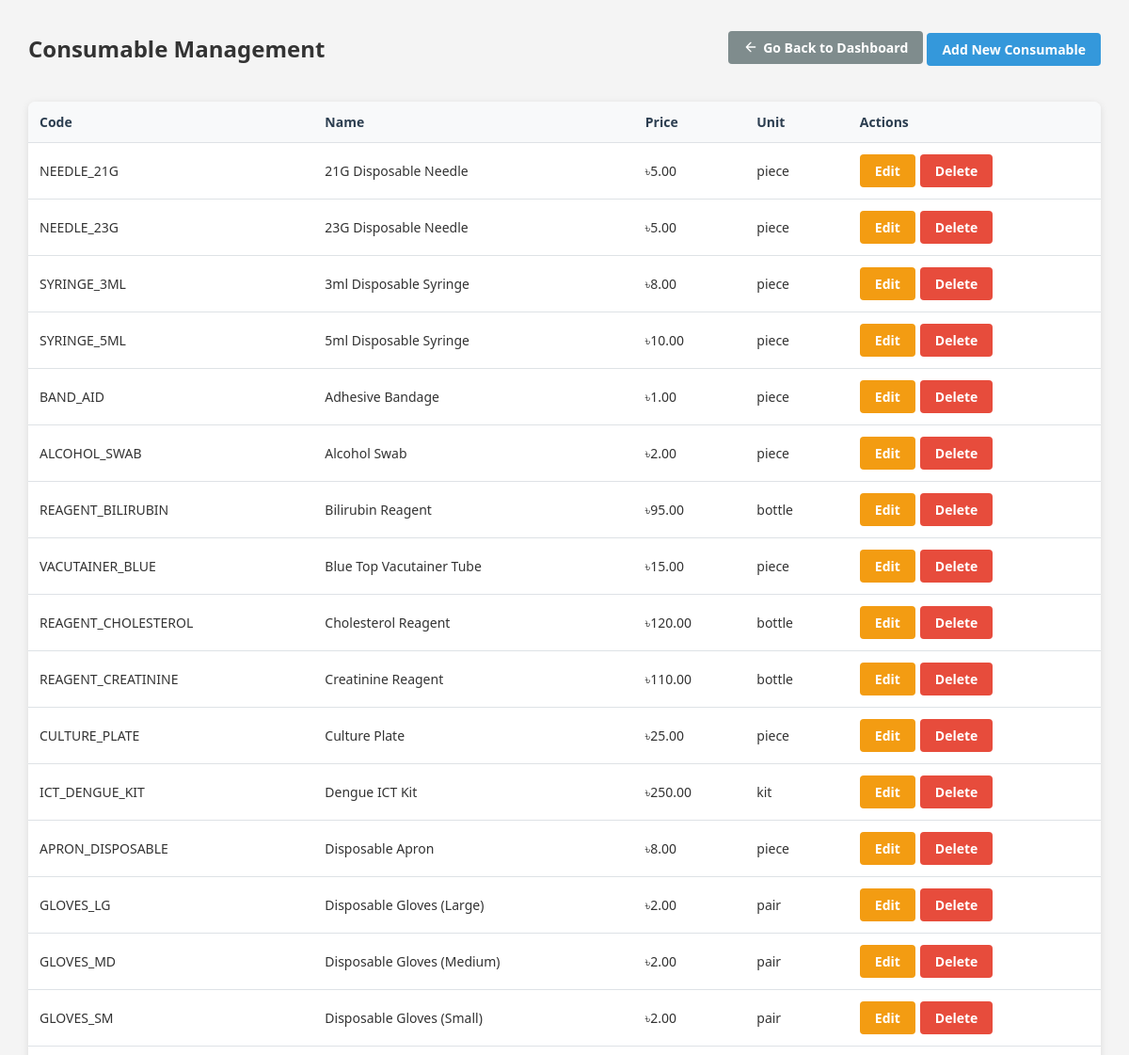
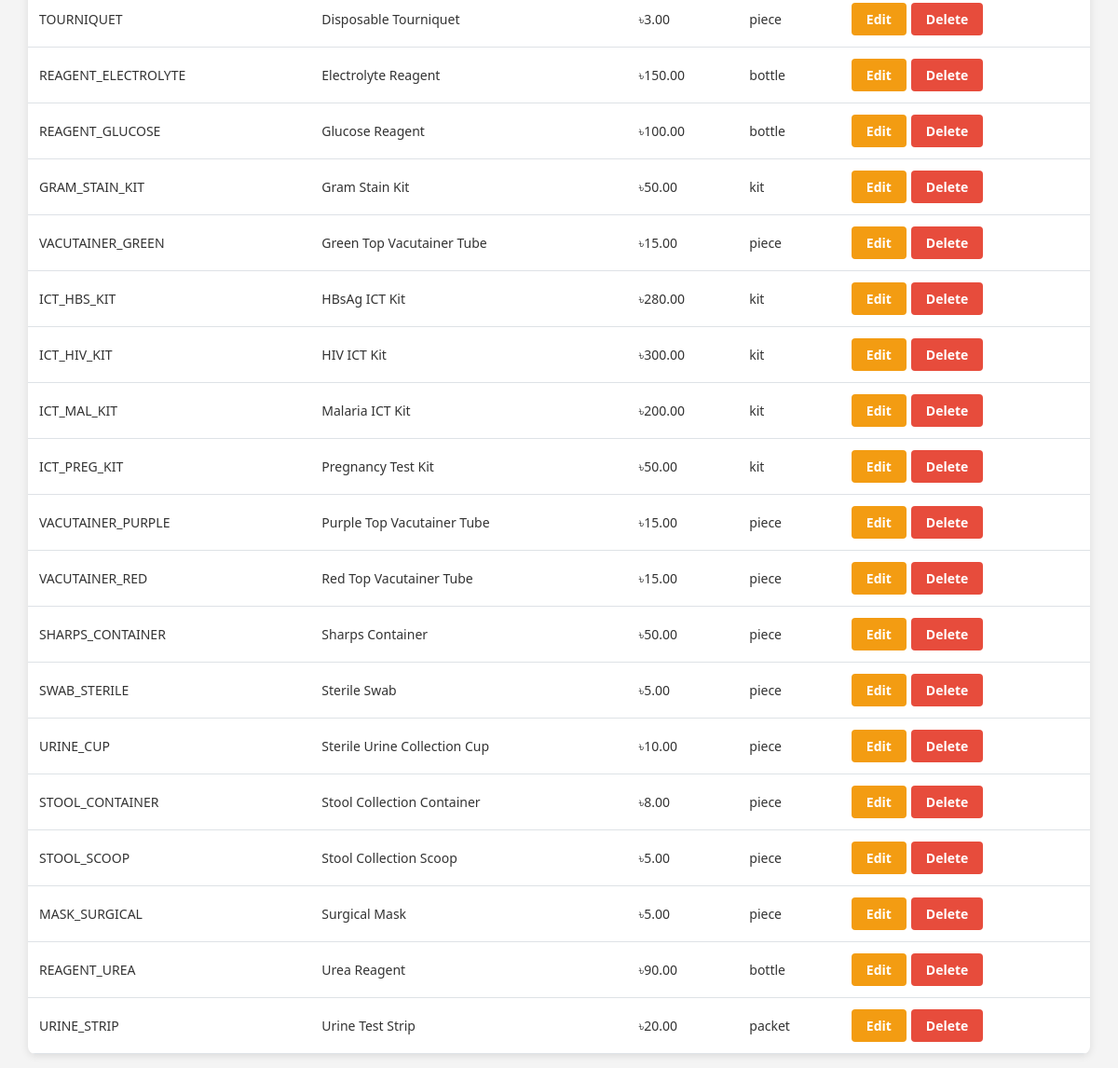
The page /pages/consumable/consumable_list.php (signed in) on the database its author committed (2 pictures, top to bottom).
### tables this page shows
CREATE TABLE `consumable_info` (
  `id` int(11) NOT NULL AUTO_INCREMENT,
  `consumable_code` varchar(50) NOT NULL,
  `name` varchar(100) NOT NULL,
  `price` decimal(10,2) DEFAULT NULL,
  `unit` varchar(20) DEFAULT NULL,
  `created_at` datetime DEFAULT current_timestamp(),
  `updated_at` datetime DEFAULT current_timestamp() ON UPDATE current_timestamp(),
  PRIMARY KEY (`id`),
  UNIQUE KEY `consumable_code` (`consumable_code`)
);

### pages/consumable/consumable_list.php (the view, shortened to what this page needs)
<?php
$pdo = getDBConnection();
try {
    $stmt = $pdo->query("SELECT * FROM consumable_info ORDER BY name");
    $consumables = $stmt->fetchAll(PDO::FETCH_ASSOC);
} catch(PDOException $e) {
    die("Error fetching consumables: " . $e->getMessage());
}
?>
<!DOCTYPE html>
<html lang="en">
<head>
</head>
<body>
    <div class="container">
        <div class="page-header">
            <div class="page-title">
                <h2>Consumable Management</h2>
            </div>
            <div>
                <a href="/pages/user/admin_dashboard.php" class="btn btn-back">
                    <svg width="16" height="16" viewBox="0 0 24 24" fill="none" stroke="currentColor" stroke-width="2" stroke-linecap="round" stroke-linejoin="round">
                        <path d="M19 12H5M12 19l-7-7 7-7"/>
                    </svg>
                    Go Back to Dashboard
                </a>
                <a href="add_consumable.php" class="btn btn-primary">Add New Consumable</a>
            </div>
        </div>
        <div class="table-container">
            <table>
                <thead>
                    <tr>
                        <th>Code</th>
                        <th>Name</th>
                        <th>Price</th>
                        <th>Unit</th>
                        <th>Actions</th>
                    </tr>
                </thead>
                <tbody>
                    <?php foreach ($consumables as $consumable): ?>
                    <tr>
                        <td><?php echo htmlspecialchars($consumable['consumable_code']); ?></td>
                        <td><?php echo htmlspecialchars($consumable['name']); ?></td>
                        <td>৳<?php echo number_format($consumable['price'], 2); ?></td>
                        <td><?php echo htmlspecialchars($consumable['unit']); ?></td>
                        <td>
                            <div class="action-buttons">
                                <a href="edit_consumable.php?code=<?php echo $consumable['consumable_code']; ?>" class="btn btn-edit">Edit</a>
                                <a href="delete_consumable.php?code=<?php echo $consumable['consumable_code']; ?>"
                                   class="btn btn-delete"
                                   onclick="return confirm('Are you sure you want to delete this consumable? This action cannot be undone.');">
                                    Delete
                                </a>
                            </div>
                        </td>
                    </tr>
                    <?php endforeach; ?>
                </tbody>
            </table>
        </div>
    </div>
</body>
</html>

### pages/consumable/consumable_list.php (style rules this page uses)
body { font-family: 'Segoe UI', Arial, sans-serif; background: #f4f4f4; margin: 0; padding: 15px; color: #333; }
.container { max-width: 1200px; margin: 0 auto; padding: 0 15px; }
.page-header { display: flex; justify-content: space-between; align-items: center; margin-bottom: 20px; }
.page-title { flex: 1; }
.btn { display: inline-block; padding: 8px 16px; border-radius: 4px; text-decoration: none; cursor: pointer; font-size: 14px; font-weight: 600; transition: all 0.3s; border: none; }
.btn-primary { background: #3498db; color: white; }
.btn-edit { background: #f39c12; color: white; }
.btn-delete { background: #e74c3c; color: white; }
.btn-back { background: #7f8c8d; color: white; text-decoration: none; display: inline-flex; align-items: center; gap: 5px; }
.table-container { background: white; border-radius: 8px; box-shadow: 0 2px 8px rgba(0,0,0,0.1); overflow: hidden; }
table { width: 100%; border-collapse: collapse; }
th, td { padding: 12px; text-align: left; border-bottom: 1px solid #dee2e6; font-size: 14px; }
th { background: #f8f9fa; font-weight: 600; color: #2c3e50; }
.action-buttons { display: flex; gap: 5px; }

### rows shown on the page
consumable_info: consumable_code "NEEDLE_21G", name "21G Disposable Needle", price "5.00", unit "piece"
consumable_info: consumable_code "NEEDLE_23G", name "23G Disposable Needle", price "5.00", unit "piece"
consumable_info: consumable_code "SYRINGE_3ML", name "3ml Disposable Syringe", price "8.00", unit "piece"
consumable_info: consumable_code "SYRINGE_5ML", name "5ml Disposable Syringe", price "10.00", unit "piece"
consumable_info: consumable_code "BAND_AID", name "Adhesive Bandage", price "1.00", unit "piece"
consumable_info: consumable_code "ALCOHOL_SWAB", name "Alcohol Swab", price "2.00", unit "piece"
consumable_info: consumable_code "REAGENT_BILIRUBIN", name "Bilirubin Reagent", price "95.00", unit "bottle"
consumable_info: consumable_code "VACUTAINER_BLUE", name "Blue Top Vacutainer Tube", price "15.00", unit "piece"
consumable_info: consumable_code "REAGENT_CHOLESTEROL", name "Cholesterol Reagent", price "120.00", unit "bottle"
consumable_info: consumable_code "REAGENT_CREATININE", name "Creatinine Reagent", price "110.00", unit "bottle"
consumable_info: consumable_code "CULTURE_PLATE", name "Culture Plate", price "25.00", unit "piece"
consumable_info: consumable_code "ICT_DENGUE_KIT", name "Dengue ICT Kit", price "250.00", unit "kit"
consumable_info: consumable_code "APRON_DISPOSABLE", name "Disposable Apron", price "8.00", unit "piece"
consumable_info: consumable_code "GLOVES_LG", name "Disposable Gloves (Large)", price "2.00", unit "pair"
consumable_info: consumable_code "GLOVES_MD", name "Disposable Gloves (Medium)", price "2.00", unit "pair"
consumable_info: consumable_code "GLOVES_SM", name "Disposable Gloves (Small)", price "2.00", unit "pair"
consumable_info: consumable_code "TOURNIQUET", name "Disposable Tourniquet", price "3.00", unit "piece"
consumable_info: consumable_code "REAGENT_ELECTROLYTE", name "Electrolyte Reagent", price "150.00", unit "bottle"
consumable_info: consumable_code "REAGENT_GLUCOSE", name "Glucose Reagent", price "100.00", unit "bottle"
consumable_info: consumable_code "GRAM_STAIN_KIT", name "Gram Stain Kit", price "50.00", unit "kit"
consumable_info: consumable_code "VACUTAINER_GREEN", name "Green Top Vacutainer Tube", price "15.00", unit "piece"
consumable_info: consumable_code "ICT_HBS_KIT", name "HBsAg ICT Kit", price "280.00", unit "kit"
consumable_info: consumable_code "ICT_HIV_KIT", name "HIV ICT Kit", price "300.00", unit "kit"
consumable_info: consumable_code "ICT_MAL_KIT", name "Malaria ICT Kit", price "200.00", unit "kit"
consumable_info: consumable_code "ICT_PREG_KIT", name "Pregnancy Test Kit", price "50.00", unit "kit"
consumable_info: consumable_code "VACUTAINER_PURPLE", name "Purple Top Vacutainer Tube", price "15.00", unit "piece"
consumable_info: consumable_code "VACUTAINER_RED", name "Red Top Vacutainer Tube", price "15.00", unit "piece"
consumable_info: consumable_code "SHARPS_CONTAINER", name "Sharps Container", price "50.00", unit "piece"
consumable_info: consumable_code "SWAB_STERILE", name "Sterile Swab", price "5.00", unit "piece"
consumable_info: consumable_code "URINE_CUP", name "Sterile Urine Collection Cup", price "10.00", unit "piece"
consumable_info: consumable_code "STOOL_CONTAINER", name "Stool Collection Container", price "8.00", unit "piece"
consumable_info: consumable_code "STOOL_SCOOP", name "Stool Collection Scoop", price "5.00", unit "piece"
consumable_info: consumable_code "MASK_SURGICAL", name "Surgical Mask", price "5.00", unit "piece"
consumable_info: consumable_code "REAGENT_UREA", name "Urea Reagent", price "90.00", unit "bottle"
consumable_info: consumable_code "URINE_STRIP", name "Urine Test Strip", price "20.00", unit "packet"
